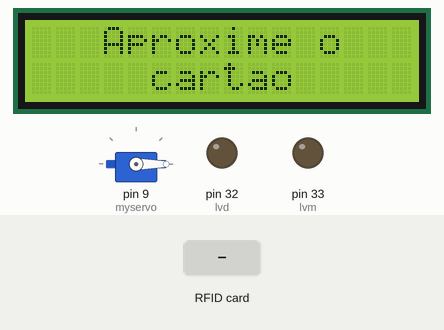
This sketch was run on a simulated Arduino Mega 2560, built with avr-gcc and run on an emulated ATmega2560. On the bench: 16×2 character LCD, servo, output pins drawn as LEDs (lit = HIGH). The test bench sets the inputs (shaded band). Pins used as bus, display or sensor lines are not drawn.

Above: at 1.3 s.
1.4 s: RFID card EA 60 19 86 held to the reader
At 4.4 s:
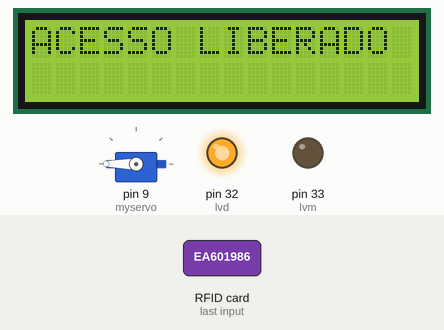
At 5.9 s:
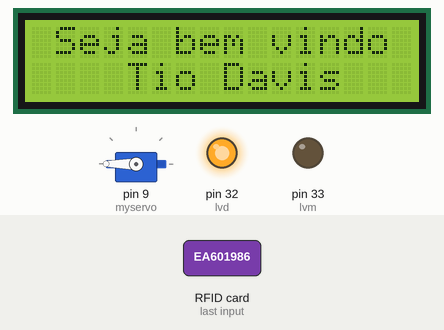
6.8 s: RFID card 5E 7A 19 C4 held to the reader
At 10.5 s:
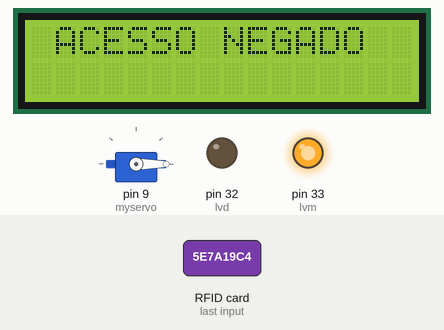
Timing chart, 0 to 13.9 s (numbered marks = the images above; inputs shaded):
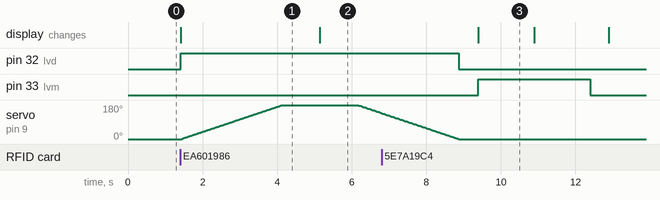

Measured:
- after the input at 1.4 s, pin 32 (lvd): LOW → HIGH at once; servo on pin 9 (myservo): rises from 0° to 180° in 2.7 s, then falls to 137° in 2.7 s; the display: changes at once (image 1)
- after the input at 6.8 s, pin 33 (lvm): LOW → HIGH after 2.6 s, → LOW 3.0 s later; the display: changes after 2.6 s (image 3)

The sketch:

RFID_Controle.ino
```cpp
#include <LiquidCrystal.h> //biblioteca do display LCD 16x2
#include <Servo.h> //biblioteca do servo motor
#include <MFRC522.h> //biblioteca RFID
#include <SPI.h> //biblioteca comunicação serial

LiquidCrystal lcd(12, 11, 5, 4, 3, 2); //RS=12, E(ou EN)=11, D4=5, D5=4, D6=3 e D7=2

Servo myservo; //cria o objeto para controle do servo
int pos = 0; //variável para colocar o motor na origem (posição zero)

uint8_t uid_tag[4] = {0xEA, 0x60, 0x19, 0x86}; //UID utilizada para liberar o acesso

#define lvd 32 //led verde
#define lvm 33 //led vermelho

int aces = 0; //variável para liberar acesso

MFRC522 mfrc522(53, 6); //pinos SS e RST no Arduino Mega

void setup() {
  SPI.begin(); //inicia comunicação SPI
  mfrc522.PCD_Init(); //inicia o módulo RFID
  lcd.begin(16, 2); //inicializa o display e informa o seu tamanho em colunas e linhas

  myservo.attach(9); //define o pino 9 para o servo

  myservo.write(0); //inicia o servo na posição 0

  pinMode(lvd, OUTPUT);
  pinMode(lvm, OUTPUT);

  // put your setup code here, to run once:

}

void loop() {
  lcd.clear();
  lcd.print("   Aproxime o");
  lcd.setCursor(5, 1);
  lcd.print("cartao");
  //verifica se existe um cartao presente e começa a leitura
  if ((mfrc522.PICC_IsNewCardPresent()) and (mfrc522.PICC_ReadCardSerial())) {
    aces = 1;
    //verifica os 4 bytes da UID e mostra na tela
    for (byte i = 0; i < 4; i++) {
      if (uid_tag[i] != mfrc522.uid.uidByte[i]) {
        aces = 0;
      }
    }
    if (aces) {
      lcd.clear();
      lcd.print("ACESSO LIBERADO");
      digitalWrite(lvd, HIGH);
      for (pos = 0; pos <= 180; pos++) {
        myservo.write(pos);
        delay(15);
      }
      delay(1000);
      lcd.clear();
      lcd.print(" Seja bem vindo");
      lcd.setCursor(4, 1);
      lcd.print("Tio Davis");
      delay(1000);
      for (pos = 180; pos >= 0; pos--) {
        myservo.write(pos);
        delay(15);
      }
      digitalWrite(lvd, LOW);
    }
    else {
      lcd.clear();
      lcd.print(" ACESSO NEGADO");
      digitalWrite(lvm, HIGH);
      delay(1500);
      lcd.clear();
      lcd.print("    Usuario");
      lcd.setCursor(2, 1);
      lcd.print("desconhecido");
      delay(1500);
      digitalWrite(lvm, LOW);
    }
    delay(500); //aguarda meio segundo para fazer nova leitura
  }
  // put your main code here, to run repeatedly:

}
```
